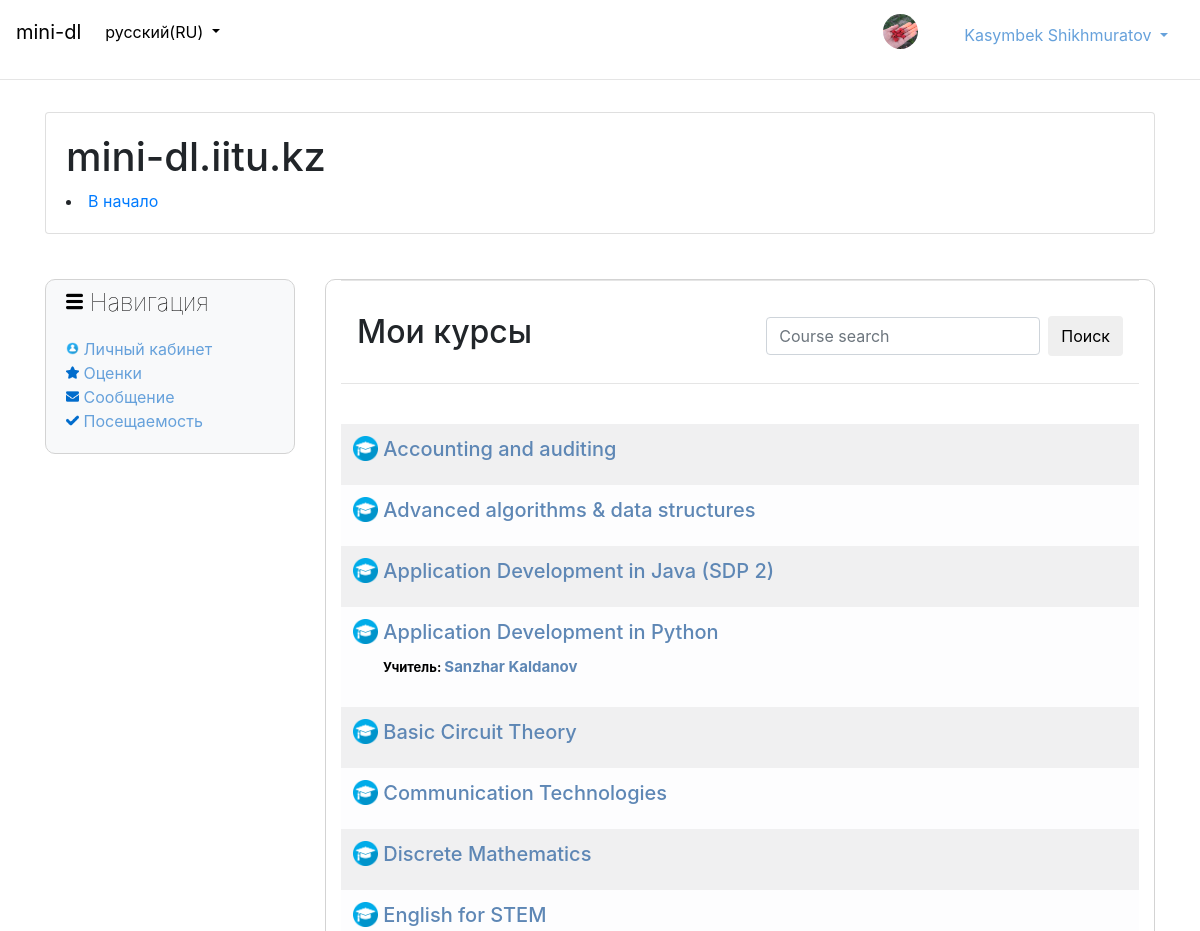
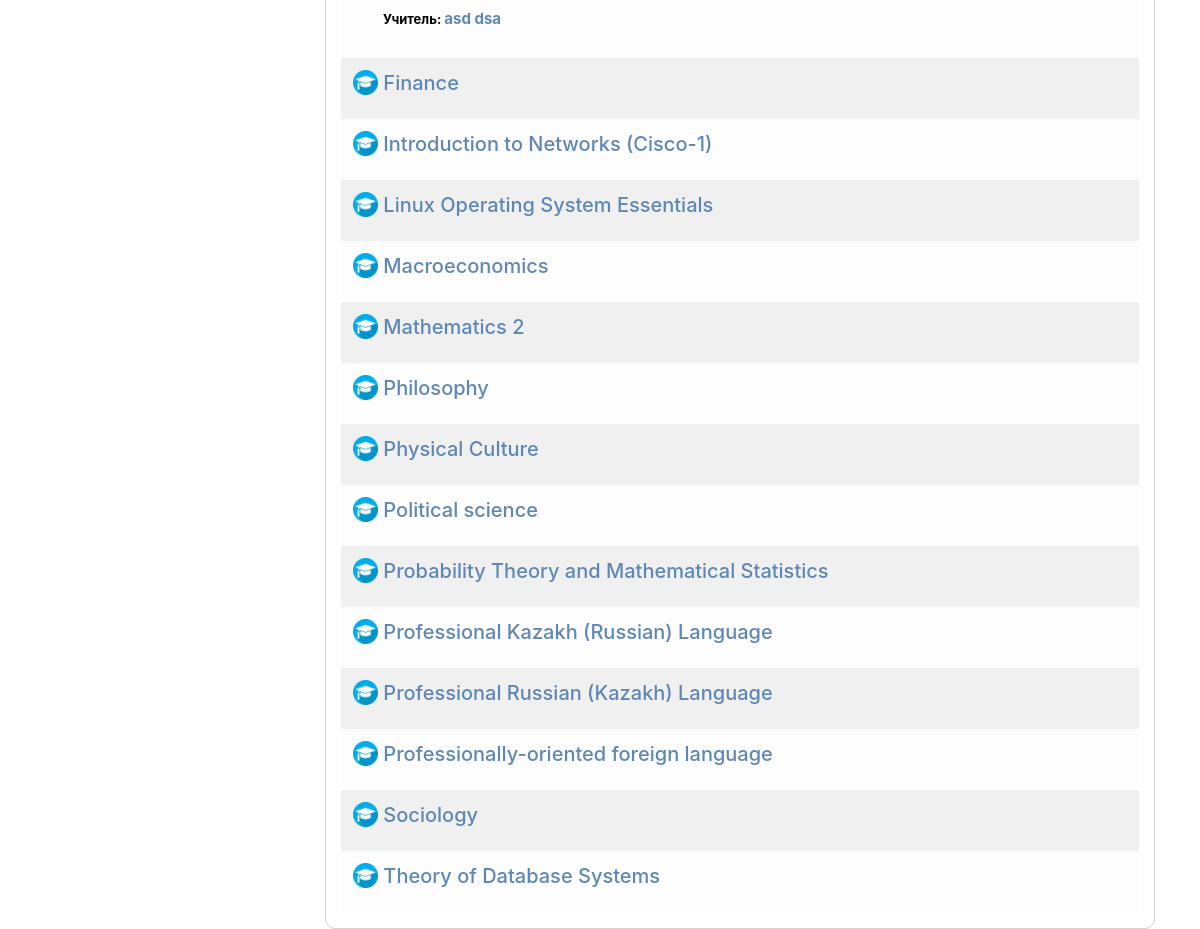
Screenshot of / (signed in) with the database file from the repository (2 pictures, top to bottom).
### dl/models.py (models this page shows, shortened)
class Student(models.Model):
    class Meta:
        db_table = "students"
    user = models.OneToOneField(User, on_delete=models.CASCADE)
    group = models.ForeignKey(Groups, on_delete=models.CASCADE)
    image = models.ImageField(upload_to='profiles_images', blank=True)

class Courses(models.Model):  # It's course where admin can add subjects
    class Meta:
        db_table = "courses"
    subject_name = models.CharField(max_length=200)

class Teacher(models.Model):  # Role: Teacher of course
    class Meta:
        db_table = "teachers"
    user = models.OneToOneField(User, on_delete=models.CASCADE)
    courses = models.ManyToManyField(Courses)
    image = models.ImageField(upload_to='profiles_images', blank=True)

### dl/views.py (the view)
# urls.py: path('', views.home, name='home'),
def home(request):
    teachers_list = {}
    kek = {}
    kek.update(csrf(request))
    tasks = ""
    if request.user.is_authenticated:
        try:
            if request.user.teacher:
                courses_list = Courses.objects.all().filter(teacher=request.user.teacher.pk).order_by('subject_name')
            else:
                return redirect('/')
        except Teacher.DoesNotExist:
            if request.user.student:
                courses_list = Courses.objects.all().filter(department=request.user.student.group.group_dep).order_by('subject_name')
                teachers_list = Teacher.objects.all()
                tasks = Task.objects.all().filter(groups=request.user.student.group).order_by('date2')
            else:
                return redirect('/')
        kek = {
            'teachers_list': teachers_list,
            'courses_list': courses_list,
            'user': auth.get_user(request),
            'tasks': tasks
        }
    return render(request, 'main.html', kek)

### templates/main.html (shortened to what this page needs)
{% load staticfiles %}
<!DOCTYPE html>
<html lang="en">
<head>
    <link rel="stylesheet" href="/static/css/style.css">
    <link rel="stylesheet" href="https://stackpath.bootstrapcdn.com/bootstrap/4.1.3/css/bootstrap.min.css">
</head>
<body style="background-color: #ffffff">
    <nav class="navbar navbar-expand-lg navbar-dark bg-white">
  <a class="navbar-brand" style="color: black" href="{% url 'dl:home' %}">mini-dl</a>
  <div class="collapse navbar-collapse" id="navbarSupportedContent">
    <ul class="navbar-nav mr-auto">
      <li class="nav-item dropdown">
        <a class="nav-link dropdown-toggle"  style="color: black" href="#" id="navbarDropdown" role="button" data-toggle="dropdown" aria-haspopup="true" aria-expanded="false">
            русский(RU)
        </a>
      </li>
    </ul>
    <form class="form-inline my-2 my-lg-0 align-right">
        {% if user.is_authenticated %}
            {% if user.student %}
                <img class="rounded-circle" src="{{ request.user.student.image.url }}" width="35px" height="35px">
                <div class="btn-group" style="padding-top: 7px; padding-left: 30px">
                  <a class="nav-link dropdown-toggle"  style="color: #66a1db" href="#" id="navbarDropdown" role="button" data-toggle="dropdown" aria-haspopup="true" aria-expanded="false">
            {{ user.first_name }} {{ user.last_name }}
        </a>
                </div>
            {% endif %}
        {% endif %}
    </form>
  </div>
</nav>
<hr>
    {% if user.is_authenticated %}
    <div class="container">
		<div>
      <header id="page-header" class="row">
    <div class="col-12 pt-3 pb-3" id="yui_3_17_2_1_1576088914175_38">
        <div class="card " id="yui_3_17_2_1_1576088914175_37">
            <div class="card-body " id="yui_3_17_2_1_1576088914175_36">
                <div class="d-flex">
                    <div class="mr-auto">
                    <div class="page-context-header"><div class="page-header-headings"><h1>mini-dl.iitu.kz</h1></div></div>
                    </div>
                </div>
                <div class="d-flex flex-wrap" id="yui_3_17_2_1_1576088914175_35">
                    <div id="page-navbar">
                        <nav role="navigation" aria-label="Обратный путь">
                <li>
                    <a href="{% url 'dl:home' %}" >В начало</a>
                </li>
</nav>
                    </div>
                </div>
            </div>
        </div>
    </div>
</header>
			<div class="main2">
				<div class="events_catigories d-none d-lg-block d-print-block" style="">
					<div class="events">
							<p class="title" style="padding-top: 5px; color:#000000; font-weight: lighter;"><img src="{% static 'images\menubut.png' %}" style="padding-bottom: 6px; font-weight: lighter; " width="17px" > Навигация</p>
                                <a style=" color:#66a1db" href="{% url 'dl:see_profile' user.id %}"><img src="{% static 'images\user.png' %}" style="padding-bottom: 4px; color:#66a1db" width="13px"> Личный кабинет</a>
                       {% if user.student %}         <a style="color: #66a1db" href="{% url 'dl:grades' %}"><img src="{% static 'images\star.png' %}" style="padding-bottom: 4px; color: #66a1db" width="13px"> Оценки</a>{% endif %}
							    <a style="color: #66a1db" href=""><img src="{% static 'images\envelope.png' %}" width="13px" style="padding-bottom: 4px; color:#66a1db"> Сообщение</a>
							    {% if user.student %}<a style=" color:#66a1db" href=""><img src="{% static 'images\check-mark.png' %}" width="13px" style="padding-bottom: 4px; color:#66a1db"> Посещаемость</a>{% endif %}
					</div>
				</div>
				<div class="courses d-print-none">
					<div class="container">
                        <div class="row justify-content-lg-start">
                          <div class="col">
                            <hr class="mt-0 mb-4">
                          {% if user.is_authenticated %}
                              {% if user.student %}
                                  {% block students %}
                                      {% if user %}
                                         <nav class="navbar">
                                                <h2>Мои курсы</h2>
                                                <form action="{% url 'dl:search_course' %}" method="POST" class="form-inline">
                                                    <input class="form-control mr-sm-2" type="search" placeholder="Course search" aria-label="Search" name="name">
                                                    <button class="btn btn-#66a1db my-2 my-sm-0" type="submit" style="height: 40px">Поиск</button>
                                                </form>
                                            </nav>
                                          <hr>
                                          <br>
                                          <table class="table table-striped table-borderless table-light" >
                                              <tbody>
                                              {% for s in courses_list %}<tr>
                                                  <th scope="row"><h5><a href="{% url 'dl:courses' s.pk %}" style="color: #5e87b5"><img src="{% static 'images\book.png' %}" style="padding-bottom: 4px " width="25px">  {{ s.subject_name }}</a></h5>
                                                  {% for t in teachers_list %}
                                                      {% for b in t.courses.all %}
                                                          {% if s.pk == b.pk %}
                                                              <p style="padding-left: 30px; font-size: 13px"><span style="color: black">Учитель: </span><a href="{% url 'dl:see_profile' t.user.pk %}" style="color: #5e87b5; font-size: 15px ">  {{ t.user.first_name }} {{ t.user.last_name }}</a></p>
                                                          {% endif %}
                                                      {% endfor %}
                                                  {% endfor %}
                                                  </th>
                                              </tr>
                                              {% endfor %}
                                              </tbody>
                                          </table>
                                      {% else %}
                                          errordawdawd
                                      {% endif %}
                                  {% endblock %}
                              {% else %}
                                      Teacher list error1
                              {% endif %}
                          {% else %}
                               {% block login %}{% endblock %}
                          {% endif %}
                          </div>
                        </div>
                    </div>
				</div>
			</div>
		</div>
	</div>
    {% endif %}
</body>
</html>

### static/css/style.css (style rules this page uses)
.title { font-size: 24px; }
.events { border: 1px; border-style: solid; border-color: lightgrey; border-radius: 10px; display: flex; flex-direction: column; width: 250px; padding-left: 20px; padding-bottom: 20px; color: black; background-color: #f8f9fa; margin-right: 30px; margin-top: 13px; }
.events a { color: #0f93ff; background-color: #f8f9fa; }
.main2 { display: flex; flex-direction: row; }
.courses { border: 1px; border-style: solid; border-color: lightgrey; border-radius: 10px; width: 830px; height: auto; margin-top: 13px; background-color: white; display: inline; }

### rows the page displays
Courses: subject_name "Accounting and auditing"
Courses: subject_name "Advanced algorithms & data structures"
Courses: subject_name "Application Development in Java (SDP 2)"
Courses: subject_name "Application Development in Python"
Teacher: user.first_name "Sanzhar", user.last_name "Kaldanov"
Courses: subject_name "Basic Circuit Theory"
Courses: subject_name "Communication Technologies"
Courses: subject_name "Discrete Mathematics"
Courses: subject_name "English for STEM"
Teacher: user.first_name "asd", user.last_name "dsa"
Courses: subject_name "Finance"
Courses: subject_name "Introduction to Networks (Cisco-1)"
Courses: subject_name "Linux Operating System Essentials"
Courses: subject_name "Macroeconomics"
Courses: subject_name "Mathematics 2"
Courses: subject_name "Philosophy"
Courses: subject_name "Physical Culture"
Courses: subject_name "Political science"
Courses: subject_name "Probability Theory and Mathematical Statistics"
Courses: subject_name "Professional Kazakh (Russian) Language"
Courses: subject_name "Professional Russian (Kazakh) Language"
Courses: subject_name "Professionally-oriented foreign language"
Courses: subject_name "Sociology"
Courses: subject_name "Theory of Database Systems"

### other values shown
{{ user.first_name }} "Kasymbek"
{{ user.last_name }} "Shikhmuratov"
